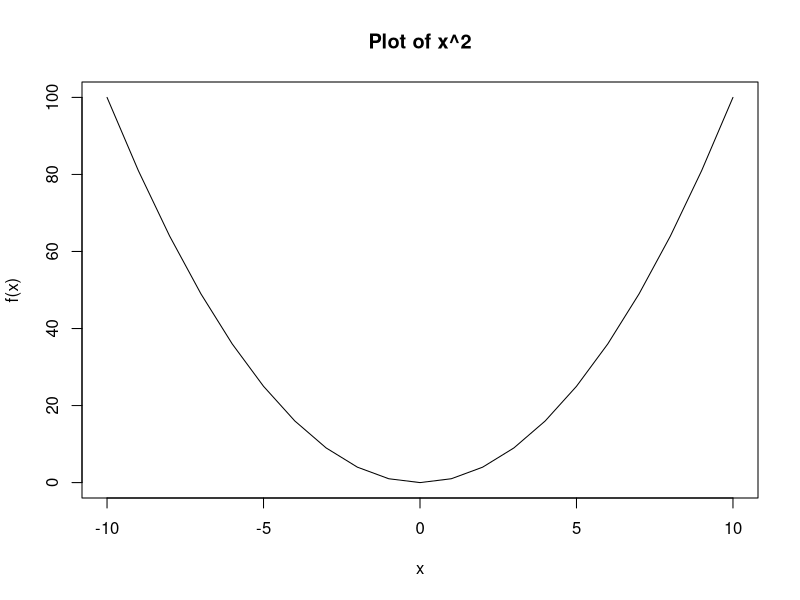

Write the R code that produced this figure.
## ---- chunk 1
knitr::opts_chunk$set(echo = TRUE)
## ---- chunk 2
x <- c(1:6)
x
## ---- chunk 3

# this creates a data frame with 3 columns and 3 rows
data <- data.frame(
  Column1 = c("1", "2", "3"),
  Column2 = c("One", "Two", "Three"),
  Column3 = c("Eins", "Zwei", "Drei")
)
# this uses the knitr package to generate the table
knitr::kable(data)
## ---- chunk 4
# this defines the function
f <- function(x) {
  x^2
}

# now I generate a sequence of x values
x <- seq(-10, 10)

# this plots the function
plot(x, f(x), type = "l", xlab = "x", ylab = "f(x)", main = "Plot of x^2")
## ---- chunk 5
sessionInfo()
